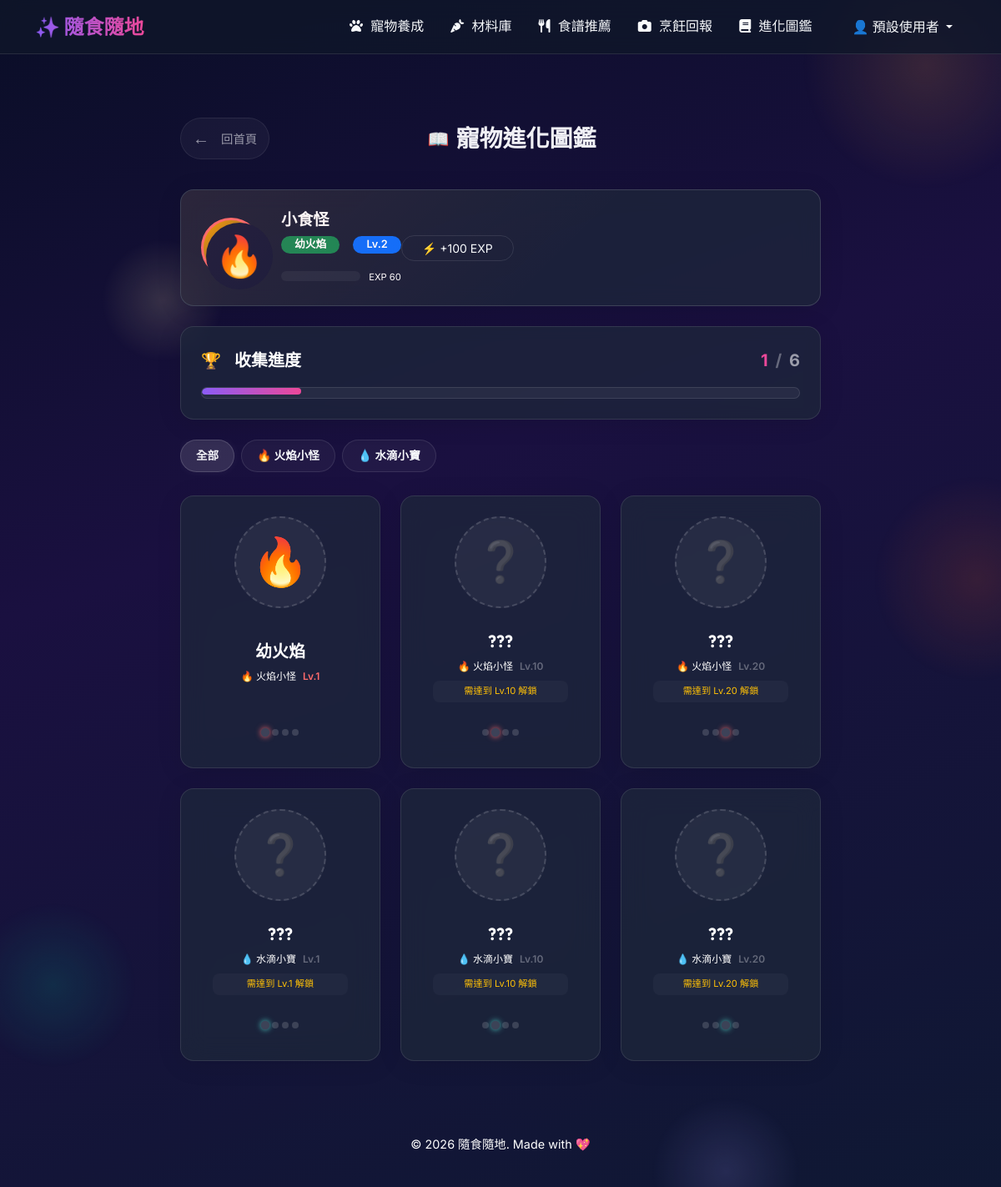
/collection (signed in), run on the app's committed database.
### sql_models.py (models this page shows, shortened)
class User(UserMixin, db.Model):
    __tablename__ = 'users'
    id = db.Column(db.Integer, primary_key=True)
    username = db.Column(db.String(80), unique=True, nullable=False)
    email = db.Column(db.String(120), unique=True, nullable=False)
    password_hash = db.Column(db.String(256), nullable=False)
    display_name = db.Column(db.String(80))
    cooking_count = db.Column(db.Integer, default=0)
    created_at = db.Column(db.DateTime, default=datetime.utcnow)
    pet = db.relationship('Pet', backref='user', uselist=False, cascade="all, delete-orphan")
    preference = db.relationship('UserPreference', backref='user', uselist=False, cascade="all, delete-orphan")
    allergens = db.relationship('UserAllergen', backref='user', cascade="all, delete-orphan")
    favorites = db.relationship('Collection', backref='user', cascade="all, delete-orphan")
    achievements = db.relationship('UserAchievement', backref='user', cascade="all, delete-orphan")

class Pet(db.Model):
    __tablename__ = 'user_pets'
    id = db.Column(db.Integer, primary_key=True)
    user_id = db.Column(db.Integer, db.ForeignKey('users.id', ondelete='CASCADE'), nullable=False, unique=True)
    species_id = db.Column(db.Integer, nullable=True)
    pet_name = db.Column(db.String(100), nullable=False)
    current_level = db.Column(db.Integer, default=1)
    current_exp = db.Column(db.Integer, default=0)
    current_stage_id = db.Column(db.Integer, nullable=True)
    hunger = db.Column(db.Integer, default=50)
    created_at = db.Column(db.DateTime, default=datetime.utcnow)
    updated_at = db.Column(db.DateTime, default=datetime.utcnow, onupdate=datetime.utcnow)

### tables this page shows
CREATE TABLE pet_stages (
    id               INTEGER PRIMARY KEY AUTOINCREMENT,
    species_id       INTEGER NOT NULL,
    stage_order      INTEGER,
    name             TEXT NOT NULL,
    level_required   INTEGER,
    image_path       TEXT,
    emoji            TEXT,
    description      TEXT,
    FOREIGN KEY (species_id) REFERENCES pet_species(id) ON DELETE CASCADE
);

CREATE TABLE pet_species (
    id                INTEGER PRIMARY KEY AUTOINCREMENT,
    name              TEXT NOT NULL,
    element           TEXT,
    emoji             TEXT,
    description       TEXT,
    color_primary     TEXT,
    color_secondary   TEXT
);

### app/routes/collection_routes.py (the view)
@collection_bp.route('/collection')
@login_required
def collection_index():
    user_id = current_user.id
    pet = pet_model.get_pet_by_user(user_id)
    all_stages = collection_model.get_all_stages()
    unlocked_ids = collection_model.get_user_collection(user_id)
    progress = collection_model.get_collection_progress(user_id)
    species_list = pet_model.get_all_species()
    return render_template(
        'collection/index.html',
        pet=pet,
        all_stages=all_stages,
        unlocked_ids=unlocked_ids,
        progress=progress,
        species_list=species_list
    )

### app/templates/collection/index.html (shortened to what this page needs)
{% extends "base.html" %}
{% block styles %}
<link rel="stylesheet" href="{{ url_for('static', filename='css/collection.css') }}">
{% endblock %}
{% block content %}
<div class="bg-particles" aria-hidden="true">
    <div class="particle particle-1"></div>
    <div class="particle particle-2"></div>
    <div class="particle particle-3"></div>
    <div class="particle particle-4"></div>
    <div class="particle particle-5"></div>
</div>
<div class="collection-container mt-4">
    <nav class="collection-nav d-flex align-items-center mb-4">
        <a href="{{ url_for('ingredient.index') }}" class="nav-back text-decoration-none d-flex align-items-center" id="nav-back-btn">
            <span class="nav-back-icon fs-5 me-2">←</span>
            <span>回首頁</span>
        </a>
        <div class="nav-title ms-auto fs-3 fw-bold">
            <span class="nav-icon">📖</span> 寵物進化圖鑑
        </div>
    </nav>
    {% if pet %}
    <section class="pet-status-card glass-card p-4 rounded-4 mb-4" id="pet-status-section"
             style="--pet-primary: {{ pet.color_primary }}; --pet-secondary: {{ pet.color_secondary }};
                    border: 1px solid rgba(255,255,255,0.15) !important;">
        <div class="d-flex align-items-center flex-column flex-md-row">
            <div class="status-pet-visual me-md-4 mb-3 mb-md-0">
                <div class="pet-avatar-ring" style="border: 3px solid {{ pet.color_primary }}; background: linear-gradient(135deg, {{ pet.color_secondary }}, rgba(255,255,255,0.1));">
                    <div class="pet-avatar d-flex align-items-center justify-content-center" style="width: 80px; height: 80px;">
                        <span class="pet-emoji" style="font-size: 3rem;">{{ pet.stage_emoji }}</span>
                    </div>
                </div>
            </div>
            <div class="status-info flex-grow-1 text-center text-md-start">
                <h2 class="status-pet-name fw-bold text-white mb-2">{{ pet.pet_name or pet.species_name }}</h2>
                <div class="status-stage mb-3">
                    <span class="badge bg-success rounded-pill px-3 py-1 me-2">{{ pet.stage_name }}</span>
                    <span class="badge bg-primary rounded-pill px-3 py-1">Lv.{{ pet.current_level }}</span>
                </div>
                <div class="exp-bar-container">
                    <div class="exp-bar progress" style="height: 12px; border-radius: 6px; background: rgba(255,255,255,0.05);">
                    </div>
                    <span class="exp-text text-muted mt-1 d-block fs-7" id="exp-text">EXP {{ pet.current_exp }}</span>
                </div>
            </div>
            <div class="dev-tools ms-md-auto mt-3 mt-md-0">
                <button class="btn btn-sm btn-outline-light rounded-pill px-4" id="add-exp-btn" data-exp="100" title="開發測試用">
                    ⚡ +100 EXP
                </button>
            </div>
        </div>
    </section>
    {% endif %}
    <section class="progress-section glass-card p-4 rounded-4 mb-4" id="progress-section" style="border: 1px solid rgba(255,255,255,0.1) !important;">
        <div class="progress-header d-flex justify-content-between align-items-center mb-3">
            <h2 class="section-title fs-5 fw-bold text-white mb-0">
                <span class="title-icon me-2">🏆</span> 收集進度
            </h2>
            <div class="progress-count fs-5 fw-bold">
                <span class="progress-current" id="progress-current" style="color: #EC4899;">{{ progress.unlocked }}</span>
                <span class="progress-divider mx-1">/</span>
                <span class="progress-total">{{ progress.total }}</span>
            </div>
        </div>
        <div class="progress-bar-wrapper">
            <div class="progress" style="height: 14px; border-radius: 7px; background: rgba(255,255,255,0.05); border: 1px solid var(--glass-border);">
                <div class="progress-bar" id="progress-bar-fill"
                     style="width: {{ (progress.unlocked / progress.total * 100) if progress.total > 0 else 0 }}%;
                            background: linear-gradient(to right, #8B5CF6, #EC4899) !important;">
                </div>
            </div>
        </div>
    </section>
    <section class="filter-section d-flex flex-wrap gap-2 mb-4">
        <button class="filter-btn btn active" data-species="all" id="filter-all">全部</button>
        {% for species in species_list %}
        <button class="filter-btn btn" data-species="{{ species.id }}" id="filter-species-{{ species.id }}"
                style="--filter-color: {{ species.color_primary }}; border-color: rgba(255,255,255,0.1); color: var(--text-main);">
            {{ species.emoji }} {{ species.name }}
        </button>
        {% endfor %}
    </section>
    <section class="collection-grid d-grid gap-4" id="collection-grid" style="grid-template-columns: repeat(auto-fill, minmax(220px, 1fr));">
        {% for stage in all_stages %}
        {% set is_unlocked = stage.id in unlocked_ids %}
        <a href="{{ url_for('collection.collection_detail', stage_id=stage.id) }}"
           class="collection-card glass-card text-decoration-none rounded-4 p-4 d-flex flex-column align-items-center justify-content-between {{ 'unlocked' if is_unlocked else 'locked' }}"
           data-species="{{ stage.species_id }}"
           data-stage-id="{{ stage.id }}"
           id="card-stage-{{ stage.id }}"
           style="--card-primary: {{ stage.color_primary }}; --card-secondary: {{ stage.color_secondary }};
                  border: 1px solid rgba(255,255,255,0.1) !important;
                  transition: all 0.3s ease;
                  min-height: 280px;">
            <div class="card-image-area d-flex align-items-center justify-content-center rounded-circle mb-3"
                 style="width: 110px; height: 110px; background: rgba(255,255,255,0.05); border: 2px dashed rgba(255,255,255,0.15);">
                {% if is_unlocked %}
                <span class="card-pet-emoji" style="font-size: 3.5rem;">{{ stage.emoji }}</span>
                {% else %}
                <span class="card-pet-emoji locked-emoji text-muted" style="font-size: 3rem; opacity: 0.5;">❓</span>
                {% endif %}
            </div>
            <div class="card-info text-center w-100 mb-3">
                <h3 class="card-name fs-5 fw-bold text-white mb-2">{{ stage.name if is_unlocked else '???' }}</h3>
                <div class="card-meta d-flex justify-content-center gap-2 fs-7 text-muted mb-2">
                    <span class="card-species">{{ stage.species_emoji }} {{ stage.species_name }}</span>
                    <span class="card-level">Lv.{{ stage.level_required }}</span>
                </div>
                {% if not is_unlocked %}
                <div class="card-unlock-hint text-warning fs-8">
                    需達到 Lv.{{ stage.level_required }} 解鎖
                </div>
                {% endif %}
            </div>
            <div class="card-stage-indicator d-flex gap-1 justify-content-center w-100">
                {% for i in range(1, 5) %}
                <span class="stage-dot rounded-circle {{ 'active' if i <= stage.stage_order else '' }} {{ 'current' if i == stage.stage_order else '' }}"
                      style="width: 8px; height: 8px; background: rgba(255,255,255,0.15); display: inline-block;"></span>
                {% endfor %}
            </div>
        </a>
        {% endfor %}
    </section>
</div>
{% endblock %}

### app/templates/base.html (shortened to what this page needs)
<!DOCTYPE html>
<html lang="zh-TW">
<head>
    <link href="https://cdn.jsdelivr.net/npm/bootstrap@5.3.2/dist/css/bootstrap.min.css" rel="stylesheet">
    <link rel="stylesheet" href="https://cdnjs.cloudflare.com/ajax/libs/font-awesome/6.4.2/css/all.min.css">
    {% block styles %}{% endblock %}
</head>
<body>
    <nav class="navbar navbar-expand-lg sticky-top mb-5 navbar-dark">
        <div class="container">
            <a class="navbar-brand" href="{{ url_for('main.index') }}">✨ 隨食隨地</a>
            <div class="collapse navbar-collapse" id="navbarNav">
                <ul class="navbar-nav ms-auto align-items-center">
                    {% if current_user and current_user.is_authenticated %}
                        <li class="nav-item">
                            <a class="nav-link" href="{{ url_for('pet.pet_index') }}"><i class="fa-solid fa-paw"></i> 寵物養成</a>
                        </li>
                        <li class="nav-item">
                            <a class="nav-link" href="{{ url_for('ingredient.list_ingredients') }}"><i class="fa-solid fa-carrot"></i> 材料庫</a>
                        </li>
                        <li class="nav-item">
                            <a class="nav-link" href="{{ url_for('recipe.recommend') }}"><i class="fa-solid fa-utensils"></i> 食譜推薦</a>
                        </li>
                        <li class="nav-item">
                            <a class="nav-link" href="{{ url_for('cooking.report_page') }}"><i class="fa-solid fa-camera"></i> 烹飪回報</a>
                        </li>
                        <li class="nav-item">
                            <a class="nav-link" href="{{ url_for('collection.collection_index') }}"><i class="fa-solid fa-book"></i> 進化圖鑑</a>
                        </li>
                        <li class="nav-item dropdown ms-lg-3">
                            <a class="nav-link dropdown-toggle btn btn-outline-light rounded-pill px-3 py-1 mt-2 mt-lg-0 text-white" href="#" id="userDropdown" role="button" data-bs-toggle="dropdown" aria-expanded="false">
                                👤 {{ current_user.display_name }}
                            </a>
                        </li>
                    {% endif %}
                </ul>
            </div>
        </div>
    </nav>
    <main class="container mb-5">
        {% block content %}{% endblock %}
    </main>
    <footer class="text-center pb-4 text-muted" style="font-size: 0.9rem;">
        <p>&copy; 2026 隨食隨地. Made with 💖</p>
    </footer>
</body>
</html>

### data on the page
User: display_name "預設使用者"
pet_stages: stage_emoji "🔥", stage_name "幼火焰", emoji "🔥", name "幼火焰", species_emoji "🔥", species_name "火焰小怪", level_required "1"
Pet: pet_name "小食怪", current_level "2", current_exp "60"
pet_species: emoji "🔥", name "火焰小怪"
pet_species: emoji "💧", name "水滴小寶"
pet_stages: name "???", species_emoji "🔥", species_name "火焰小怪", level_required "10"
pet_stages: name "???", species_emoji "🔥", species_name "火焰小怪", level_required "20"
pet_stages: name "???", species_emoji "💧", species_name "水滴小寶", level_required "1"
pet_stages: name "???", species_emoji "💧", species_name "水滴小寶", level_required "10"
pet_stages: name "???", species_emoji "💧", species_name "水滴小寶", level_required "20"

### other printed values
{{ progress.unlocked }} "1"
{{ progress.total }} "6"
